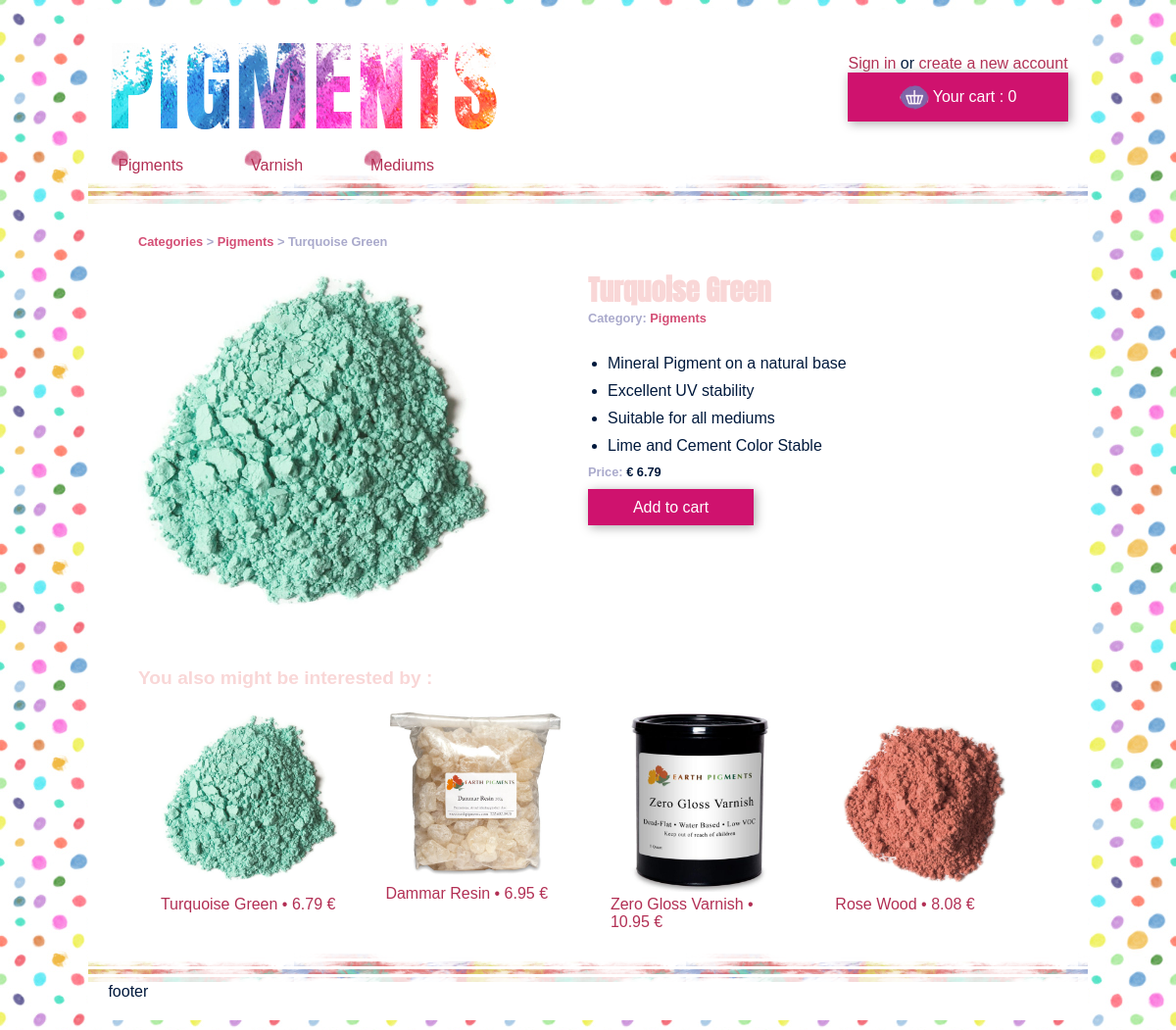
The app's page /index.php?ctrl=product&action=display&prod=11 with its own data.
### tables this page shows
CREATE TABLE IF NOT EXISTS `products` (
  `id` int(11) NOT NULL,
  `name` varchar(40) NOT NULL,
  `img_url` varchar(100) NOT NULL,
  `price` float NOT NULL,
  `description` text NOT NULL,
  `id_category` int(10) NOT NULL
);

### index.php (called while the page is built, shortened)
<?php
$conn=new Connection();
$db = $conn->get_connection();
if (
	( isset($_GET['ctrl']) && !empty($_GET['ctrl']) ) &&
	( isset($_GET['action']) && !empty($_GET['action']) )
) {
    $ctrl = $_GET['ctrl'];
    $action = $_GET['action'];
}
else {
    $ctrl = 'category';
    $action = 'display';
}
$ctrl = $ctrl . 'Controller';
$controller = $ctrl::getInstance($db);
$controller->$action();

### model/ProductManager.php (called while the page is built, shortened)
<?php
class ProductManager {
	private $db;
	public function __construct($db){
		$this->db=$db;
	}
	public function findAll(){
		$req="SELECT * from products";
		$search = $this->db->query($req);
		$found = $search -> fetchAll();
		return $found;
	}
}

### model/Product.php (called while the page is built, shortened)
<?php
class Product{
	private $id;
	private $name;
	private $img_url;
	private $price;
	private $description;
	private $id_category;
	private $category;
	public function getId(){
		return $this->id;
	}
	public function getName(){
		return $this->name;
	}
	public function getUrl(){
		return $this->img_url;
	}
	public function getPrice(){
		return $this->price;
	}
	public function getDescription(){
		$description = explode("|", $this->description);
		return $description;
	}
	public function getIdCategory(){
		return $this->id_category;
	}
	public function getCategory(){
		return $this->category;
	}
}

### view/showProduct.php (the view, shortened to what this page needs)
<p class="smallFont"><a href="index.php">Categories</a> > <a href="index.php?ctrl=category&action=displayOne&cat=<?echo $prod->getIdCategory();?>"><?echo $prod->getCategory();?></a> > <?echo $prod->getName();?></p>
<div id="showProduct">
	<img src="img/<? echo $prod->getUrl(); ?>" alt="<? echo $prod->getName(); ?>" />
	<div id="infoProduct">
		<h2><? echo $prod->getName(); ?></h2>
		<p class="smallFont">
			Category:
			<a href="index.php?ctrl=category&action=displayOne&cat=<? echo $prod->getIdCategory(); ?>"/><? echo $prod->getCategory(); ?></a>
		</p>
		<ul>
			<?foreach($prod->getDescription() as $li){?>
				<li><? echo $li;?></li>
			<?}?>
		</ul>
		<p class="smallFont">Price: <span>€ <? echo $prod->getPrice(); ?> </span></p>
		<p><a class="button" href="index.php?ctrl=product&action=addToCart&prod=<? echo $prod->getId(); ?>">Add to cart</a></p>
	</div>
</div>
<div id="seeAlso">
	<h3>You also might be interested by :</h3>
	<ul>
	<?foreach($random as $prod){?>
		<li class="smallProd">
			<div>
				<a href="index.php?ctrl=product&action=display&prod=<?echo $prod->getId();?>" />
					<img src="img/<?echo $prod->getUrl();?>" alt="<?echo $prod->getName();?>" />
					<div class="label_prod">
						<p><?echo $prod->getName();?> •
						<span><?echo $prod->getPrice();?> €</span></p>
					</div>
			</div>
		</li>
	<?}?>
	</ul>
</div>

### css/styles.css (style rules this page uses)
* { margin:0; padding:0; border:none; }
html { font-family:Arial, sans-serif; box-sizing:border-box; }
body { background-image:url('../img/fd.jpg'); color:#00193c; }
h1, h2, h3 { font-family: 'Anton', sans-serif; color:#f9d7d7; font-size:1.8em; }
li { list-style-type:none; }
.smallFont { font-size:0.8em; font-weight:bold; color:#aac; }
.smallFont a { color:#d44f76; }
a { text-decoration:none; color:#b22f54; }
input[type='submit'],#cart,.button { background-color:#CF126E; color:#fff; padding:10px 10%; box-shadow:2px 2px 10px #aaa; cursor:pointer; -webkit-transition: background-color 1s; transition: background-color 1s; }
.smallProd { float:left; width:20%; margin:2.5%; }
.smallProd img { width:100%; }
#showProduct { display:flex; justify-content:space-between; padding:20px 0; }
#showProduct img { width:40%; }
#infoProduct { width:50%; }
#infoProduct .smallFont { padding-bottom:20px; }
#infoProduct .smallFont span { color:#00193c; }
#infoProduct li { list-style-type:disc; margin:10px 0; margin-left:20px; }
#seeAlso { clear:left; padding-top:20px; }
#seeAlso h3 { font-family:arial, sans-serif; font-size:1.2em; }

### records on screen
products: name "Turquoise Green", img_url (picture), description "Mineral Pigment on a natural base", description "Excellent UV stability", description "Suitable for all mediums", description "Lime and Cement Color Stable", price "6.79"
products: img_url (picture), name "Dammar Resin", price "6.95"
products: img_url (picture), name "Zero Gloss Varnish", price "10.95"
products: img_url (picture), name "Rose Wood", price "8.08"

### other values on screen
$cart "0"
$prod->getCategory() "Pigments"
